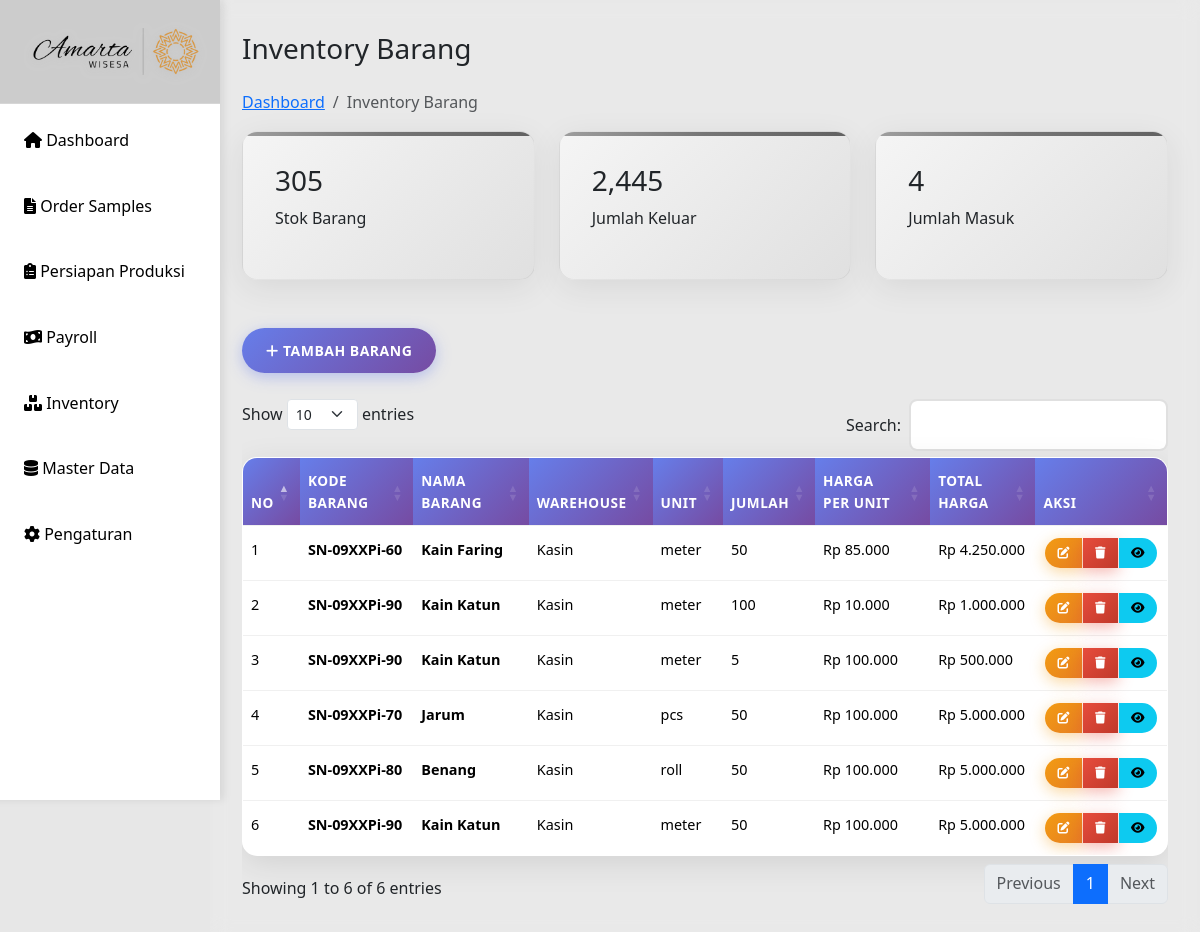
The page /inventory.php on the database its author committed.
### tables this page shows
CREATE TABLE `inventory` (
  `id` int(11) NOT NULL,
  `kode_barang` varchar(50) DEFAULT NULL,
  `nama_barang` varchar(255) NOT NULL,
  `warehouse` varchar(100) NOT NULL,
  `unit` varchar(50) NOT NULL,
  `jumlah` int(11) NOT NULL DEFAULT 0,
  `harga_per_unit` decimal(15,2) NOT NULL DEFAULT 0.00,
  `keterangan` text DEFAULT NULL,
  `created_at` datetime NOT NULL DEFAULT current_timestamp(),
  `updated_at` datetime DEFAULT NULL ON UPDATE current_timestamp(),
  `id_kategori` int(11) DEFAULT NULL
);

### inventory.php (the view, shortened to what this page needs)
<?php
include "includes/header.php";
include "config/db.php";
$result = $conn->query("SELECT * FROM inventory ORDER BY id DESC");
$total_stok = $conn->query("SELECT SUM(jumlah) as total FROM inventory")->fetch_assoc()['total'] ?? 0;
$barang_keluar = $conn->query("SELECT SUM(jumlah_keluar) as total FROM inventory_transaksi_gudang WHERE jenis = 'keluar'")->fetch_assoc()['total'] ?? 0;
$barang_masuk = $conn->query("SELECT COUNT(DISTINCT nama_barang) as total FROM inventory")->fetch_assoc()['total'] ?? 0;
?>
    <main class="main-content">
            <div>
                <h1 class="h3 mb-4">Inventory Barang</h1>
                <nav aria-label="breadcrumb">
                    <ol class="breadcrumb">
                        <li class="breadcrumb-item"><a href="index.php">Dashboard</a></li>
                        <li class="breadcrumb-item active">Inventory Barang</li>
                    </ol>
                </nav>
            </div>
        <div class="row mb-4">
            <div class="col-md-4">
                <div class="stats-card">
                    <h3><?php echo number_format($total_stok); ?></h3>
                    <p>Stok Barang</p>
                </div>
            </div>
            <div class="col-md-4">
                <div class="stats-card">
                    <h3><?php echo number_format($barang_keluar); ?></h3>
                    <p>Jumlah Keluar</p>
                </div>
            </div>
            <div class="col-md-4">
                <div class="stats-card">
                    <h3><?php echo number_format($barang_masuk); ?></h3>
                    <p>Jumlah Masuk</p>
                </div>
            </div>
        </div>
        <div>
            <button class="btn btn-primary" data-bs-toggle="modal" data-bs-target="#inventoryModal">
                <i class="fas fa-plus"></i> Tambah Barang
            </button>
        </div><br>
        <div class="table-container">
            <div class="table-responsive">
                <table id="inventoryTable" class="table table-hover">
                    <thead>
                        <tr>
                            <th>No</th>
                            <th>Kode Barang</th>
                            <th>Nama Barang</th>
                            <th>Warehouse</th>
                            <th>Unit</th>
                            <th>Jumlah</th>
                            <th>Harga per Unit</th>
                            <th>Total Harga</th>
                            <th>Aksi</th>
                        </tr>
                    </thead>
                    <tbody>
                        <?php $no=1; while($row = $result->fetch_assoc()): ?>
                        <tr>
                            <td><?= $no++ ?></td>
                            <td><strong><?= $row['kode_barang'] ?? '-' ?></strong></td>
                            <td><strong><?= $row['nama_barang'] ?></strong></td>
                            <td><?= $row['warehouse'] ?></td>
                            <td><?= $row['unit'] ?></td>
                            <td><?= number_format($row['jumlah']) ?></td>
                            <td>Rp <?= number_format($row['harga_per_unit'], 0, ',', '.') ?></td>
                            <td>Rp <?= number_format($row['jumlah'] * $row['harga_per_unit'], 0, ',', '.') ?></td>
                            <td>
                                <div class="btn-group btn-group-sm" role="group">
                                    <button class="btn btn-warning" onclick="editInventory(<?= $row['id'] ?>)" title="Edit">
                                        <i class="fas fa-edit"></i>
                                    </button>
                                    <button class="btn btn-danger" onclick="deleteInventory(<?= $row['id'] ?>)" title="Hapus">
                                        <i class="fas fa-trash"></i>
                                    </button>
                                    <button class="btn btn-info" onclick="detailInventory(<?= $row['id'] ?>)" title="Detail">
                                        <i class="fas fa-eye"></i>
                                    </button>
                                </div>
                            </td>
                        </tr>
                        <?php endwhile; ?>
                    </tbody>
                </table>
            </div>
        </div>
    </main>
<?php include 'includes/footer.php'; ?>

### css/style.css (style rules this page uses)
* { margin: 0; padding: 0; box-sizing: border-box; }
body { font-family: 'Segoe UI', Tahoma, Geneva, Verdana, sans-serif; background: #e7e7e7ff; min-height: 100vh; line-height: 1.6; }
.main-content { margin-left: 210px; padding: 2rem; background: rgba(255,255,255,0.1); backdrop-filter: blur(10px); min-height: 100vh; }
.stats-card { background: linear-gradient(135deg, #f5f5f5, #e0e0e0); border-radius: 15px; padding: 2rem; margin-bottom: 1.5rem; box-shadow: 0 8px 32px rgba(0,0,0,0.08); border: 1px solid rgba(158, 158, 158, 0.2); transition: transform 0.3s ease, box-shadow 0.3s ease; position: relative; overflow: hidden; }
.stats-card::before { content: ''; position: absolute; top: 0; left: 0; right: 0; height: 4px; background: linear-gradient(90deg, #9e9e9e, #757575, #616161); }
.table { width: 100%; border-collapse: separate; border-spacing: 0; background: white; border-radius: 15px; overflow: hidden; box-shadow: 0 8px 32px rgba(0,0,0,0.1); border: 1px solid rgba(255,255,255,0.2); }
.table th, .table td { padding: 12px 8px; text-align: left; border-bottom: 1px solid #f0f0f0; font-size: 0.9rem; }
.table th { background: linear-gradient(135deg, #667eea, #764ba2); color: white; font-weight: 600; text-transform: uppercase; letter-spacing: 0.5px; font-size: 0.85rem; }
.table tr { transition: all 0.3s ease; }
.table tr:last-child td { border-bottom: none; }
.table .btn { padding: 6px 12px; font-size: 12px; border-radius: 20px; margin: 0 2px; }
.table .btn i { font-size: 12px; }
.btn { padding: 12px 24px; border: none; border-radius: 25px; cursor: pointer; text-decoration: none; display: inline-block; font-size: 14px; font-weight: 600; text-transform: uppercase; letter-spacing: 0.5px; transition: all 0.3s ease; position: relative; overflow: hidden; }
.btn::before { content: ''; position: absolute; top: 50%; left: 50%; width: 0; height: 0; background: rgba(255,255,255,0.2); border-radius: 50%; transform: translate(-50%, -50%); transition: width 0.6s, height 0.6s; }
.btn-primary { background: linear-gradient(135deg, #667eea, #764ba2); color: white; box-shadow: 0 4px 15px rgba(102,126,234,0.4); }
.btn-danger { background: linear-gradient(135deg, #e74c3c, #c0392b); color: white; box-shadow: 0 4px 15px rgba(231,76,60,0.4); }
.btn-warning { background: linear-gradient(135deg, #f39c12, #e67e22); color: white; box-shadow: 0 4px 15px rgba(243,156,18,0.4); }

### rows shown on the page
inventory: kode_barang "SN-09XXPi-60", nama_barang "Kain Faring", warehouse "Kasin", unit "meter", jumlah "50", harga_per_unit "85.000", $row['jumlah'] * $row['harga_per_unit'] "4.250.000"
inventory: kode_barang "SN-09XXPi-90", nama_barang "Kain Katun", warehouse "Kasin", unit "meter", jumlah "100", harga_per_unit "10.000", $row['jumlah'] * $row['harga_per_unit'] "1.000.000"
inventory: kode_barang "SN-09XXPi-90", nama_barang "Kain Katun", warehouse "Kasin", unit "meter", jumlah "5", harga_per_unit "100.000", $row['jumlah'] * $row['harga_per_unit'] "500.000"
inventory: kode_barang "SN-09XXPi-70", nama_barang "Jarum", warehouse "Kasin", unit "pcs", jumlah "50", harga_per_unit "100.000", $row['jumlah'] * $row['harga_per_unit'] "5.000.000"
inventory: kode_barang "SN-09XXPi-80", nama_barang "Benang", warehouse "Kasin", unit "roll", jumlah "50", harga_per_unit "100.000", $row['jumlah'] * $row['harga_per_unit'] "5.000.000"
inventory: kode_barang "SN-09XXPi-90", nama_barang "Kain Katun", warehouse "Kasin", unit "meter", jumlah "50", harga_per_unit "100.000", $row['jumlah'] * $row['harga_per_unit'] "5.000.000"

### other values the page prints
$total_stok "305"
$barang_keluar "2,445"
$barang_masuk "4"
